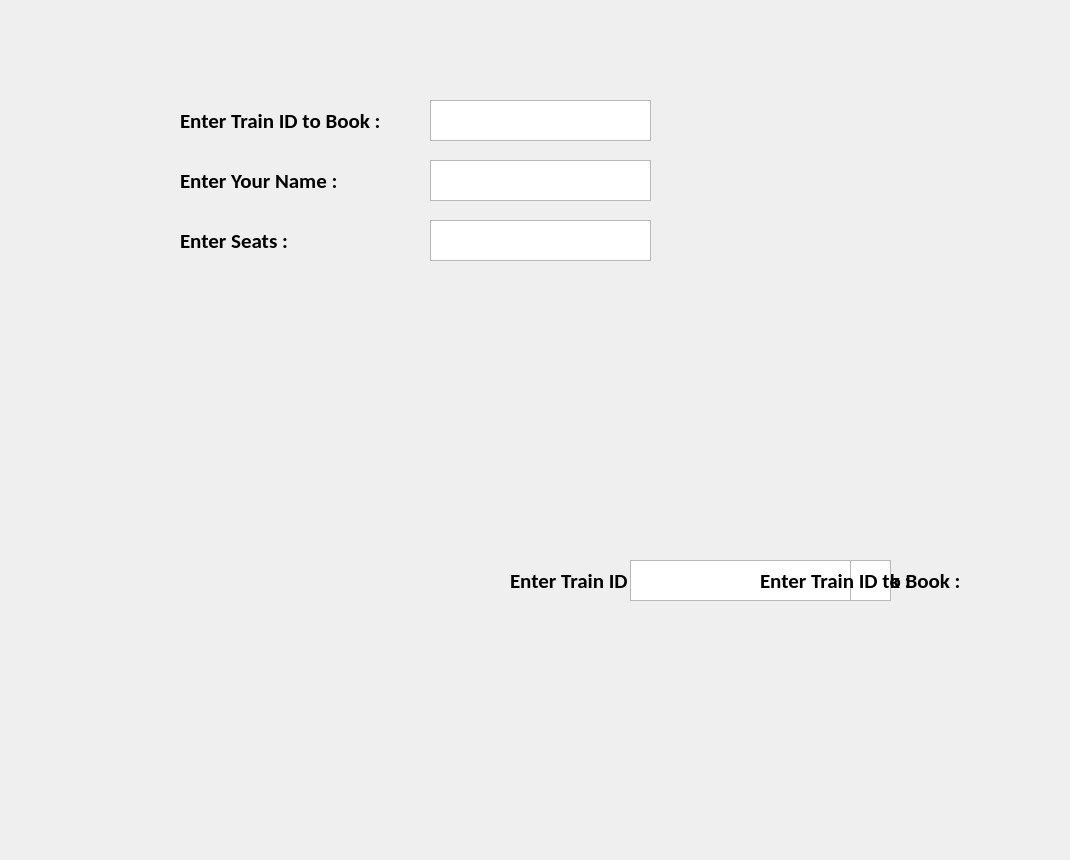
    <widget class="QWidget" name="tab_book">
     <attribute name="title">
      <string>Book Ticket</string>
     </attribute>
     <widget class="QLabel" name="label_5">
      <property name="geometry">
       <rect>
        <x>10</x>
        <y>-150</y>
        <width>1051</width>
        <height>851</height>
       </rect>
      </property>
      <property name="text">
       <string/>
      </property>
      <property name="pixmap">
       <pixmap>images/bg.jpg</pixmap>
      </property>
      <property name="scaledContents">
       <bool>true</bool>
      </property>
     </widget>
     <widget class="QLabel" name="label_9">
      <property name="geometry">
       <rect>
        <x>510</x>
        <y>560</y>
        <width>251</width>
        <height>41</height>
       </rect>
      </property>
      <property name="font">
       <font>
        <family>Calibri</family>
        <pointsize>16</pointsize>
        <weight>75</weight>
        <bold>true</bold>
       </font>
      </property>
      <property name="text">
       <string>Enter Train ID to Book :</string>
      </property>
     </widget>
     <widget class="QLabel" name="label_10">
      <property name="geometry">
       <rect>
        <x>640</x>
        <y>560</y>
        <width>251</width>
        <height>41</height>
       </rect>
      </property>
      <property name="font">
       <font>
        <family>Calibri</family>
        <pointsize>16</pointsize>
        <weight>75</weight>
        <bold>true</bold>
       </font>
      </property>
      <property name="text">
       <string>Enter Train ID to Book :</string>
      </property>
     </widget>
     <widget class="QLabel" name="label_11">
      <property name="geometry">
       <rect>
        <x>710</x>
        <y>560</y>
        <width>251</width>
        <height>41</height>
       </rect>
      </property>
      <property name="font">
       <font>
        <family>Calibri</family>
        <pointsize>16</pointsize>
        <weight>75</weight>
        <bold>true</bold>
       </font>
      </property>
      <property name="text">
       <string>Enter Train ID to Book :</string>
      </property>
     </widget>
     <widget class="QPlainTextEdit" name="plainTextEdit_2">
      <property name="geometry">
       <rect>
        <x>670</x>
        <y>560</y>
        <width>221</width>
        <height>41</height>
       </rect>
      </property>
     </widget>
     <widget class="QPlainTextEdit" name="plainTextEdit_3">
      <property name="geometry">
       <rect>
        <x>630</x>
        <y>560</y>
        <width>221</width>
        <height>41</height>
       </rect>
      </property>
     </widget>
     <widget class="QLabel" name="label_12">
      <property name="geometry">
       <rect>
        <x>760</x>
        <y>560</y>
        <width>251</width>
        <height>41</height>
       </rect>
      </property>
      <property name="font">
       <font>
        <family>Calibri</family>
        <pointsize>16</pointsize>
        <weight>75</weight>
        <bold>true</bold>
       </font>
      </property>
      <property name="text">
       <string>Enter Train ID to Book :</string>
      </property>
     </widget>
     <widget class="QLabel" name="label_13">
      <property name="geometry">
       <rect>
        <x>180</x>
        <y>160</y>
        <width>251</width>
        <height>41</height>
       </rect>
      </property>
      <property name="font">
       <font>
        <family>Calibri</family>
        <pointsize>16</pointsize>
        <weight>75</weight>
        <bold>true</bold>
       </font>
      </property>
      <property name="text">
       <string>Enter Your Name :</string>
      </property>
     </widget>
     <widget class="QLabel" name="label_14">
      <property name="geometry">
       <rect>
        <x>180</x>
        <y>220</y>
        <width>251</width>
        <height>41</height>
       </rect>
      </property>
      <property name="font">
       <font>
        <family>Calibri</family>
        <pointsize>16</pointsize>
        <weight>75</weight>
        <bold>true</bold>
       </font>
      </property>
      <property name="text">
       <string>Enter Seats :</string>
      </property>
     </widget>
     <widget class="QPlainTextEdit" name="plainTextEdit_5">
      <property name="geometry">
       <rect>
        <x>430</x>
        <y>160</y>
        <width>221</width>
        <height>41</height>
       </rect>
      </property>
     </widget>
     <widget class="QPlainTextEdit" name="plainTextEdit">
      <property name="geometry">
       <rect>
        <x>430</x>
        <y>100</y>
        <width>221</width>
        <height>41</height>
       </rect>
      </property>
     </widget>
     <widget class="QPlainTextEdit" name="plainTextEdit_4">
      <property name="geometry">
       <rect>
        <x>430</x>
        <y>220</y>
        <width>221</width>
        <height>41</height>
       </rect>
      </property>
     </widget>
     <widget class="QLabel" name="label_8">
      <property name="geometry">
       <rect>
        <x>180</x>
        <y>100</y>
        <width>251</width>
        <height>41</height>
       </rect>
      </property>
      <property name="font">
       <font>
        <family>Calibri</family>
        <pointsize>16</pointsize>
        <weight>75</weight>
        <bold>true</bold>
       </font>
      </property>
      <property name="text">
       <string>Enter Train ID to Book :</string>
      </property>
     </widget>
    </widget>
